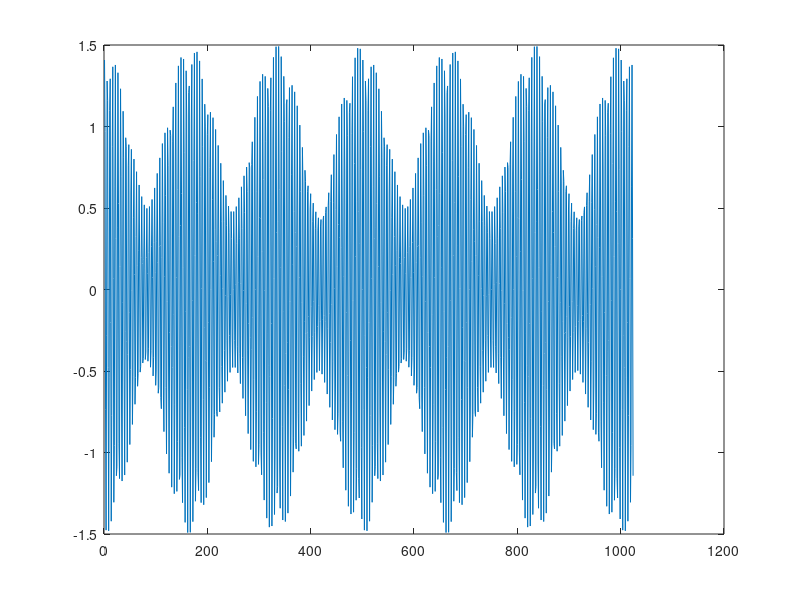
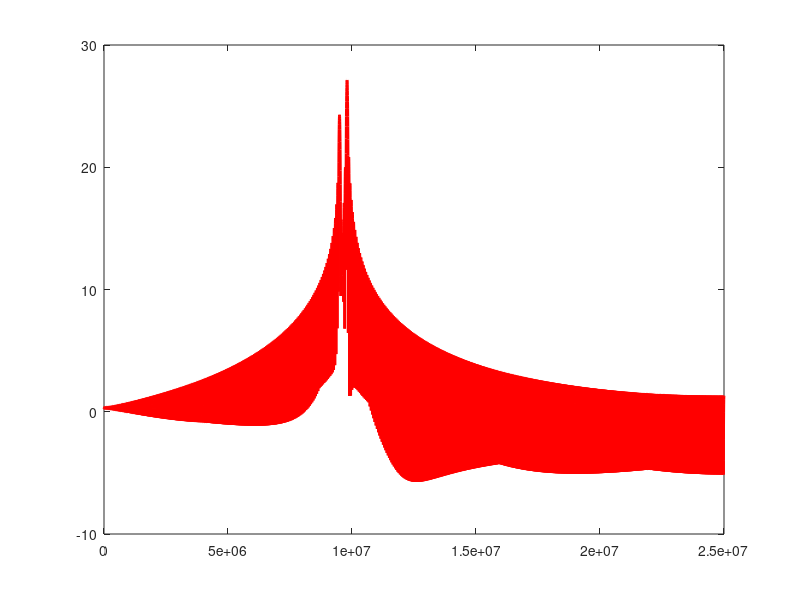

Reproduce these figures in MATLAB, in order.
clear all 
% Array or signla Sampling 
SampleArray = [1:1024];
% Sampling Frequency
fs = 50000000;
% 1000Hz Signal 
fclk1 = 9500000;
clk1 = 0.5*sin(2*pi*(fclk1/fs)*SampleArray);
% 15000Hz Signal 
fclk2 = 9800000;
clk2 = sin(2*pi*(fclk2/fs)*SampleArray);


Input_Signal = clk1 + clk2;

% write CSV Input Signal File in Loadpath
csvwrite('Input_File_1000.CSV',Input_Signal);

figure(1);
plot(Input_Signal);

% frequency domain 
Nfft = 2^14;
clkfreq = fft(Input_Signal,Nfft);
fFFt = fs/2*linspace(0,1,(Nfft/2)+1);

figure(2);
plot(fFFt,(10*log10(abs(clkfreq(1:(Nfft/2) + 1 )))),'red','LineWidth',2);





